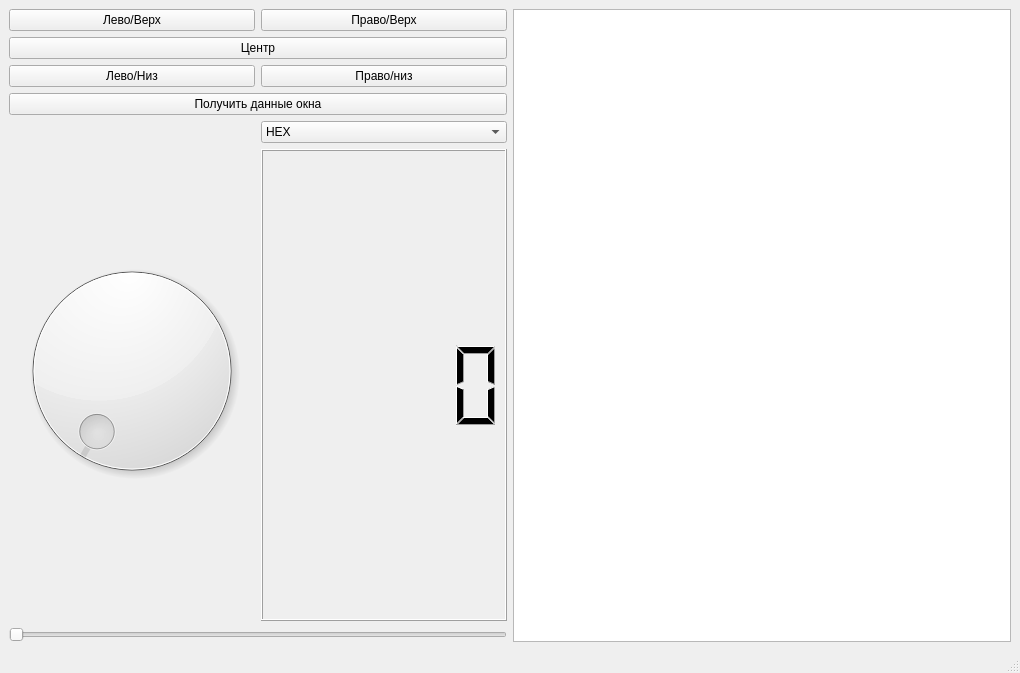
<?xml version="1.0" encoding="UTF-8"?>
<ui version="4.0">
 <class>MainWindow</class>
 <widget class="QMainWindow" name="MainWindow">
  <property name="geometry">
   <rect>
    <x>0</x>
    <y>0</y>
    <width>1020</width>
    <height>673</height>
   </rect>
  </property>
  <property name="windowTitle">
   <string>MainWindow</string>
  </property>
  <widget class="QWidget" name="centralwidget">
   <layout class="QHBoxLayout" name="horizontalLayout_4">
    <item>
     <layout class="QVBoxLayout" name="verticalLayout_3">
      <item>
       <layout class="QVBoxLayout" name="verticalLayout">
        <item>
         <layout class="QHBoxLayout" name="horizontalLayout">
          <item>
           <widget class="QPushButton" name="pushButton">
            <property name="text">
             <string>Лево/Верх</string>
            </property>
           </widget>
          </item>
          <item>
           <widget class="QPushButton" name="pushButton_2">
            <property name="text">
             <string>Право/Верх</string>
            </property>
           </widget>
          </item>
         </layout>
        </item>
        <item>
         <widget class="QPushButton" name="pushButton_3">
          <property name="text">
           <string>Центр</string>
          </property>
         </widget>
        </item>
        <item>
         <layout class="QHBoxLayout" name="horizontalLayout_2">
          <item>
           <widget class="QPushButton" name="pushButton_4">
            <property name="text">
             <string>Лево/Низ</string>
            </property>
           </widget>
          </item>
          <item>
           <widget class="QPushButton" name="pushButton_5">
            <property name="text">
             <string>Право/низ</string>
            </property>
            <property name="iconSize">
             <size>
              <width>16</width>
              <height>16</height>
             </size>
            </property>
            <property name="autoDefault">
             <bool>false</bool>
            </property>
            <property name="default">
             <bool>false</bool>
            </property>
            <property name="flat">
             <bool>false</bool>
            </property>
           </widget>
          </item>
         </layout>
        </item>
        <item>
         <widget class="QPushButton" name="pushButton_6">
          <property name="text">
           <string>Получить данные окна</string>
          </property>
         </widget>
        </item>
       </layout>
      </item>
      <item>
       <layout class="QHBoxLayout" name="horizontalLayout_3">
        <item>
         <widget class="QDial" name="dial"/>
        </item>
        <item>
         <layout class="QVBoxLayout" name="verticalLayout_2">
          <item>
           <widget class="QComboBox" name="comboBox">
            <item>
             <property name="text">
              <string>HEX</string>
             </property>
            </item>
            <item>
             <property name="text">
              <string>DEC</string>
             </property>
            </item>
            <item>
             <property name="text">
              <string>Новый элемент</string>
             </property>
            </item>
            <item>
             <property name="text">
              <string>BIT</string>
             </property>
            </item>
           </widget>
          </item>
          <item>
           <widget class="QLCDNumber" name="lcdNumber"/>
          </item>
         </layout>
        </item>
       </layout>
      </item>
      <item>
       <widget class="QSlider" name="horizontalSlider">
        <property name="orientation">
         <enum>Qt::Horizontal</enum>
        </property>
       </widget>
      </item>
     </layout>
    </item>
    <item>
     <widget class="QTextEdit" name="textEdit"/>
    </item>
   </layout>
  </widget>
  <widget class="QMenuBar" name="menubar">
   <property name="geometry">
    <rect>
     <x>0</x>
     <y>0</y>
     <width>1020</width>
     <height>21</height>
    </rect>
   </property>
  </widget>
  <widget class="QStatusBar" name="statusbar"/>
 </widget>
 <resources/>
 <connections/>
</ui>
